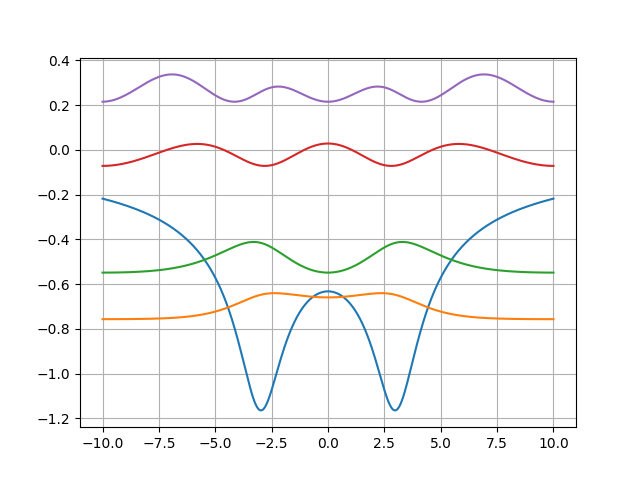

Write Python code to recreate this figure.
import numpy as np
import matplotlib.pyplot as plt
from numpy import linalg as LA


N_steps = 1000 # number of steps
L = 10 # x boundaries
h = L/N_steps
x = np.linspace(-L, L, N_steps + 1) # positions

alpha = 1
R = 3
V = -1/np.sqrt((x - R)**2 + alpha) - 1/np.sqrt((x + R)**2 + alpha) # potential

d = 1/(h**2) + V # main diagonal
e = np.full(len(d)-1, -1/(2*h**2)) # sub and super diagonal

# set up matrix:
size = len(d)
M = np.zeros((size, size))
np.fill_diagonal(M, d)
np.fill_diagonal(M[1:], e)
np.fill_diagonal(M[:,1:], e)

# solve:
E, psi = LA.eigh(M)

# plot:
plt.figure()
plt.grid()
plt.plot(x, V)
for i in range(4):
    shift = E[i]
    psi_i = psi[:,i] / np.sqrt(np.trapz(psi[:,i]**2, x))
    plt.plot(x, psi_i**2 + shift)
plt.savefig("clmb_mol.png")
